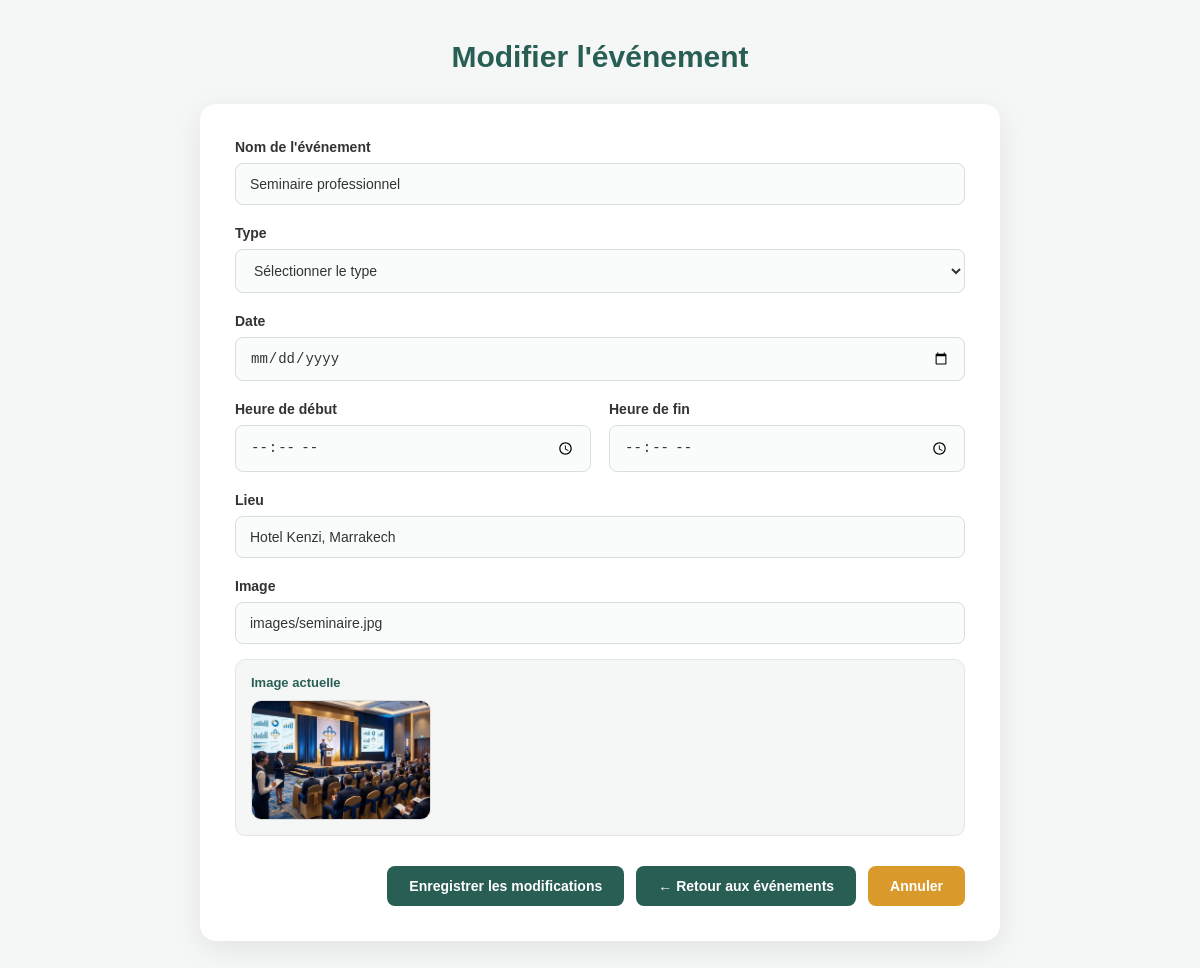
The page /modifier.php?id=2 (signed in) on the database its author committed.
### tables this page shows
CREATE TABLE `evenements` (
  `id_evenement` int(11) NOT NULL,
  `nom` varchar(100) NOT NULL,
  `type` varchar(100) NOT NULL,
  `date_evenement` date NOT NULL,
  `lieu` varchar(255) NOT NULL,
  `heure` time NOT NULL,
  `image` varchar(255) DEFAULT NULL
);

### modifier.php (the view, shortened to what this page needs)
<?php
include("connexion.php");
$id = (int) $_GET['id'];
$stmt = $pdo->prepare("
    SELECT *
    FROM evenements
    WHERE id_evenement = ?
");
$stmt->execute([$id]);
$evenement = $stmt->fetch(PDO::FETCH_ASSOC);
?>
<!DOCTYPE html>
<html lang="fr">
<head>
</head>
<body>
<div class="container">
    <h1>Modifier l'événement</h1>
    <div class="form-container">
        <form method="POST">
            <div class="form-group">
                <label>Nom de l'événement</label>
                <input
                    type="text"
                    name="nom"
                    value="<?= htmlspecialchars($evenement['nom']) ?>"
                    required
                >
            </div>
            <div class="form-group">
                <label>Type</label>
                <select name="type" required>
                    <option value="">Sélectionner le type</option>
                </select>
            </div>
            <div class="form-group">
                <label>Date</label>
                <input
                    type="date"
                    name="date_evenement"
                    value="<?= htmlspecialchars($evenement['date_evenement']) ?>"
                    required
                >
            </div>
            <div class="heure-container">
                <div class="form-group">
                    <label>Heure de début</label>
                    <input
                        type="time"
                        name="heure_debut"
                        value="<?= htmlspecialchars($evenement['heure_debut'] ?? '') ?>"
                        required
                    >
                </div>
                <div class="form-group">
                    <label>Heure de fin</label>
                    <input
                        type="time"
                        name="heure_fin"
                        value="<?= htmlspecialchars($evenement['heure_fin'] ?? '') ?>"
                        required
                    >
                </div>
            </div>
            <div class="form-group">
                <label>Lieu</label>
                <input
                    type="text"
                    name="lieu"
                    value="<?= htmlspecialchars($evenement['lieu']) ?>"
                    required
                >
            </div>
            <div class="form-group">
                <label>Image</label>
                <input
                    type="text"
                    name="image"
                    value="<?= htmlspecialchars($evenement['image']) ?>"
                    placeholder="exemple.jpg"
                    required
                >
                <?php if (!empty($evenement['image'])): ?>
                    <div class="current-image">
                        <p>Image actuelle</p>
                        <img
                            src="<?= htmlspecialchars($evenement['image']) ?>"
                            alt="Image événement"
                        >
                    </div>
                <?php endif; ?>
            </div>
            <div class="buttons">
                <button
                    type="submit"
                    name="modifier"
                >
                    Enregistrer les modifications
                </button>
                <a
                    href="gestion_evenements.php"
                    class="btn-retour"
                >
                    ← Retour aux événements
                </a>
                <a
                    href="gestion_evenements.php"
                    class="btn-annuler"
                >
                    Annuler
                </a>
            </div>
        </form>
    </div>
</div>
</body>
</html>

### modifier.php (style rules this page uses)
* { box-sizing: border-box; margin: 0; padding: 0; }
body { font-family: Arial, sans-serif; background: #f5f7f7; min-height: 100vh; padding: 40px 20px; color: #333; }
.container { width: 100%; max-width: 800px; margin: auto; }
h1 { text-align: center; color: #285e54; font-size: 30px; margin-bottom: 30px; }
.form-container { background: white; padding: 35px; border-radius: 16px; box-shadow: 0 8px 30px rgba(0, 0, 0, 0.08); }
.form-group { margin-bottom: 20px; }
label { display: block; margin-bottom: 8px; font-weight: bold; color: #333; font-size: 14px; }
input, select { width: 100%; padding: 12px 14px; border: 1px solid #d8dddd; border-radius: 8px; font-size: 14px; background: #fafcfc; color: #333; outline: none; transition: 0.3s; }
.heure-container { display: grid; grid-template-columns: 1fr 1fr; gap: 18px; }
.current-image { margin-top: 15px; padding: 15px; background: #f5f7f7; border-radius: 10px; border: 1px solid #e2e6e6; }
.current-image p { color: #285e54; font-size: 13px; font-weight: bold; margin-bottom: 10px; }
.current-image img { width: 180px; height: 120px; object-fit: cover; border-radius: 10px; border: 1px solid #ddd; display: block; }
.buttons { margin-top: 30px; display: flex; justify-content: flex-end; align-items: center; gap: 12px; }
button { border: none; background: #285e54; color: white; padding: 12px 22px; border-radius: 8px; font-size: 14px; font-weight: bold; cursor: pointer; transition: 0.3s; }
.btn-retour { display: inline-flex; align-items: center; justify-content: center; gap: 6px; background: #285e54; color: white; text-decoration: none; padding: 12px 22px; border-radius: 8px; font-size: 14px; font-weight: bold; transition: 0.3s; }
.btn-annuler { background: #d99a2b; color: white; text-decoration: none; padding: 12px 22px; border-radius: 8px; font-size: 14px; font-weight: bold; transition: 0.3s; }

### rows shown on the page
evenements: nom "Seminaire professionnel", lieu "Hotel Kenzi, Marrakech", image "images/seminaire.jpg", image (picture)
